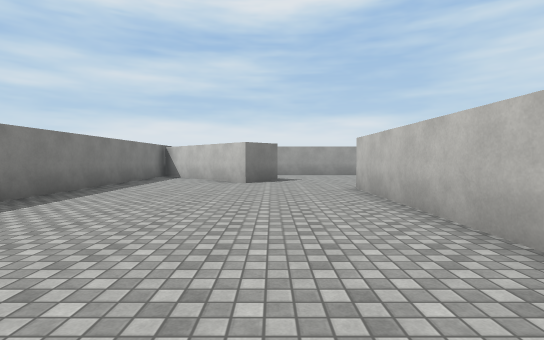
[1] (above)

20 first-person views from a walk through a scene from a Unity 3-D project. The camera is 1.3 m above the floor, tilts 2° down and sees 85° across. The floor is counted in squares, 2 m on a side. Each view is taken from the middle of a square. On the plan, view 1 faces up. The plan holds only what a view shows up to about 9 squares ahead; the rest is blank. The place goes on beyond the plan. Surface patterns are stand-ins for the level's own textures.

[2]
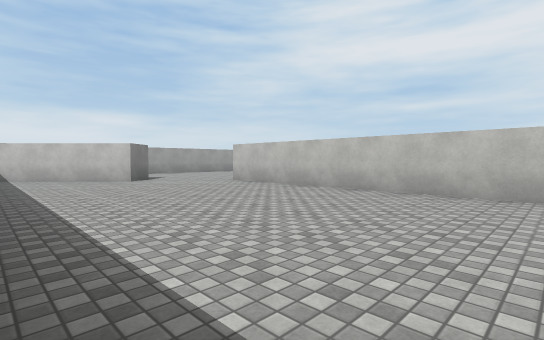

[3]
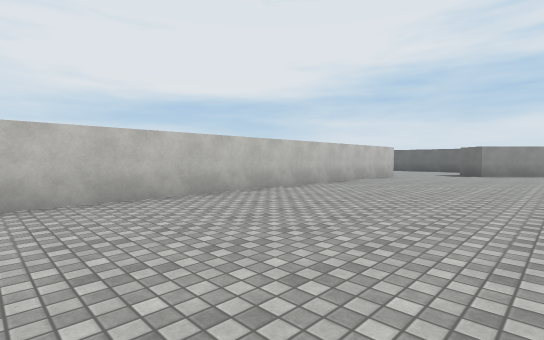

[4]
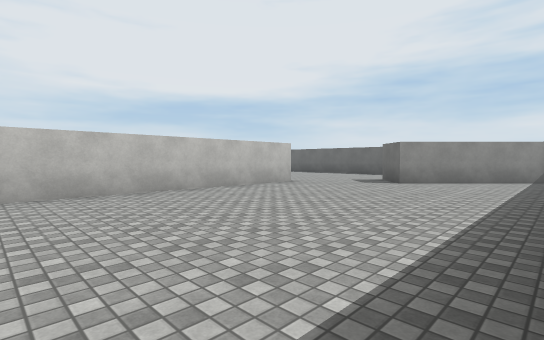

[5]
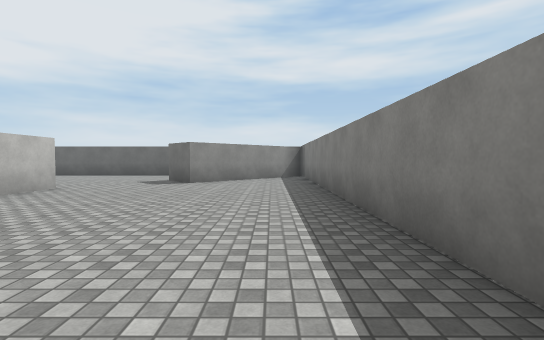

[6]
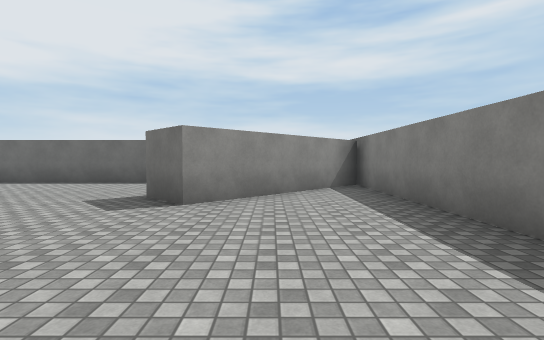

[7]
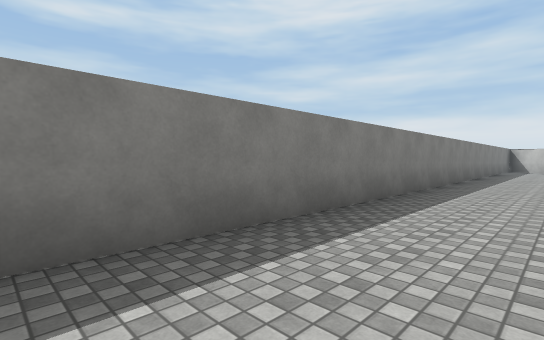

[8]
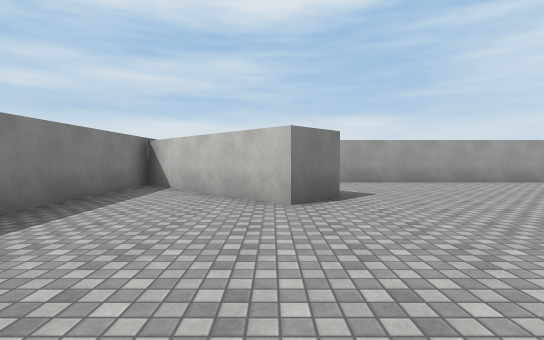

[9]
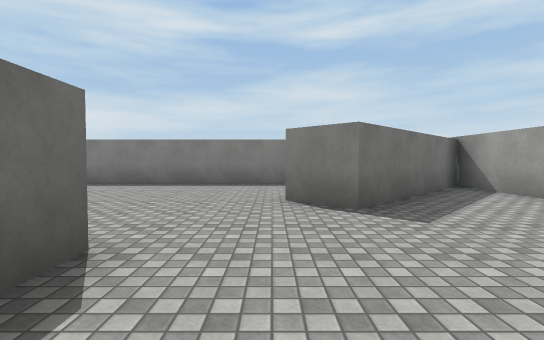

[10]
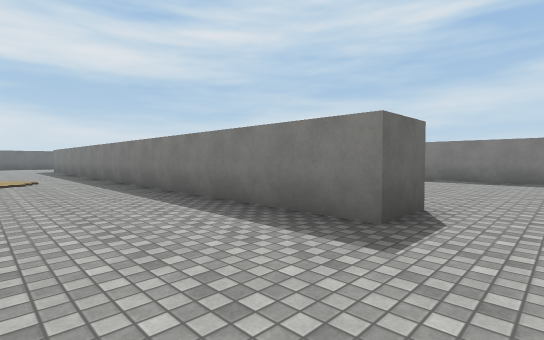

[11]
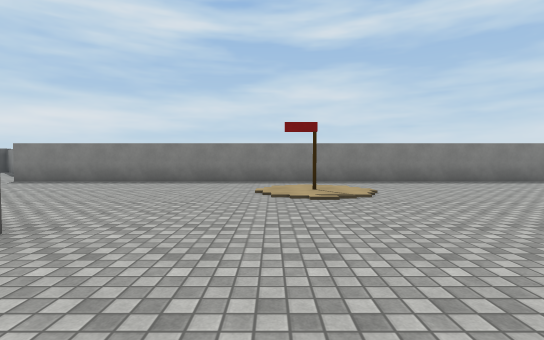

[12]
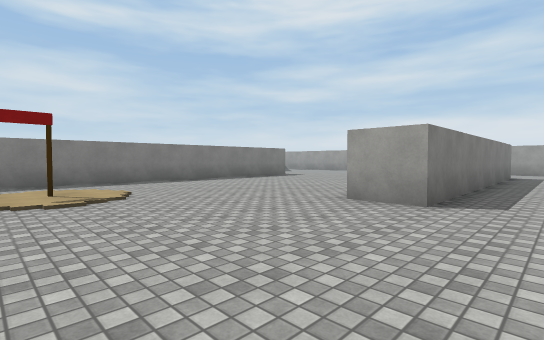

[13]
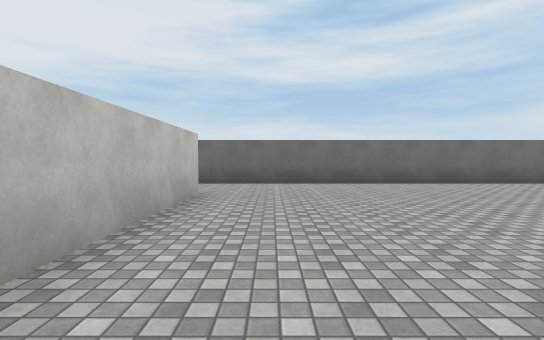

[14]
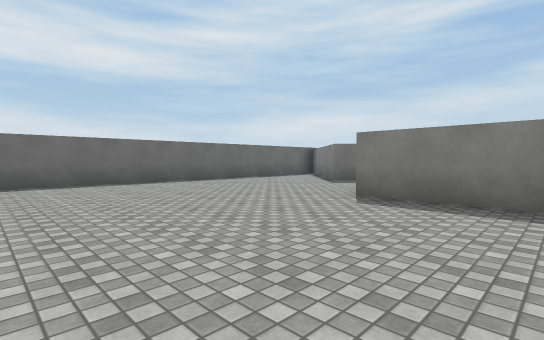

[15]
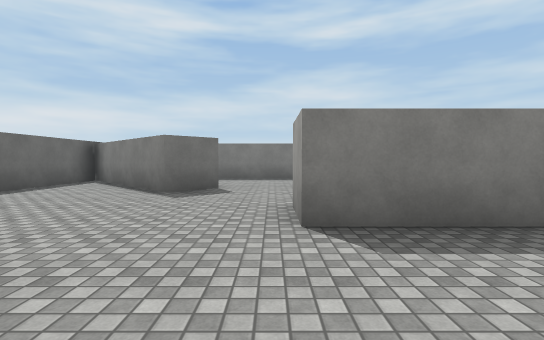

[16]
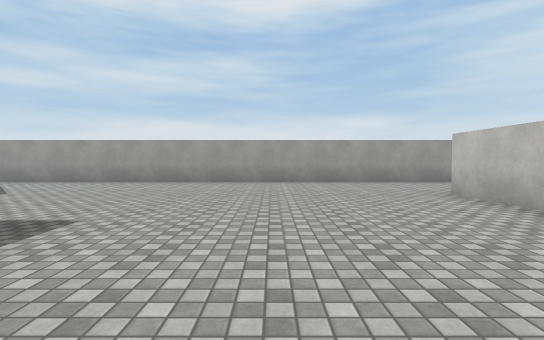

[17]
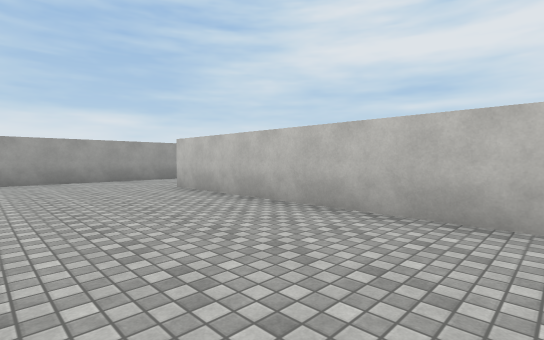

[18]
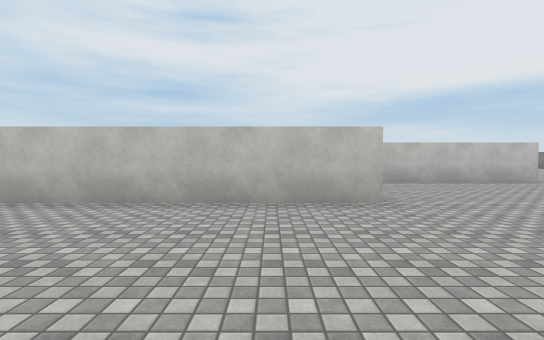

[19]
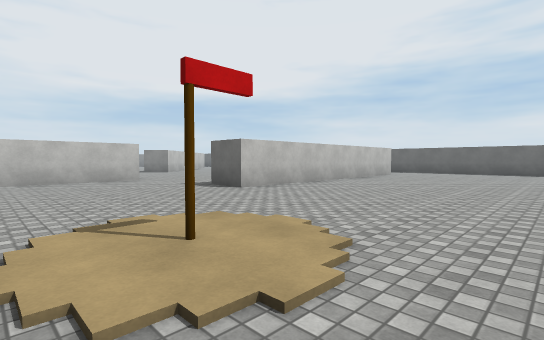

[20]
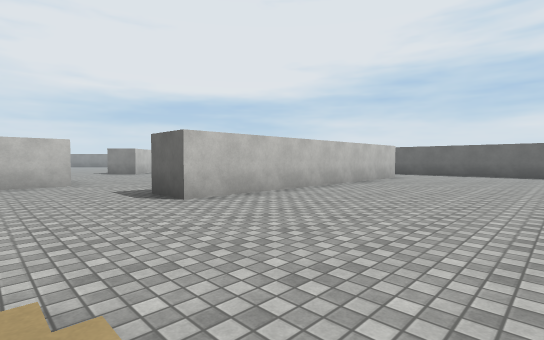

### Floor plan
Points are (right, up) in squares from view 1. A wall is a line through its corners. A room is listed if a view was taken in it or the views show most of it. See-through windows are left out.
Room 1 (views 1, 2, 3, 4, 5, 6, 7, 8)
walls: (1.9, -10.7) (1.9, 6.7); (-0.7, 8.2) (-4.2, 11.7) (-4.2, -15.7) (-0.7, -12.2) (0.2, -13.1)
ways out: opening at (1, -11.5) to room 2; opening at (1, 7.7) to room 2
Room 2 (views 9, 10, 11, 12, 13, 14, 15, 16, 17, 18, 19, 20)
walls: (9.4, 1.4) (9.4, 9.6); (13.5, -4.8) (13.5, -0.1); (1.9, 6.7) (3.1, 6.7) (3.1, -10.7) (1.9, -10.7); (9.4, -13.8) (9.4, -5.4) (10.8, -5.4); (0.2, -13.1) (-3.2, -16.5) (8.6, -16.5); (8.5, 12.5) (-3.2, 12.5) (0.2, 9.1) (-0.7, 8.2)
ways out: opening at (1, -11.5) to room 1; opening at (1, 7.7) to room 1; opening at (9.3, -15); opening at (9.3, 11); opening at (11.5, 1); opening at (12, -5.7)
objects: other object (6, -2)

Where each view was taken, in squares from view 1:
view 1: 0 up, 0 right, facing up
view 2: 1 down, 4 left, facing up-right
view 3: 1 up, 3 left, facing down-right
view 4: 4 down, 4 left, facing down-right
view 5: 4 down, 3 left, facing down
view 6: 8 down, 2 left, facing down
view 7: 8 down, 2 left, facing up-left
view 8: 4 up, 1 left, facing up
view 9: 8 up, 4 right, facing left
view 10: 8 up, 6 right, facing down-left
view 11: 3 down, 12 right, facing left
view 12: 3 down, 12 right, facing up-left
view 13: 8 down, 8 right, facing down
view 14: 8 down, 8 right, facing down-left
view 15: 11 down, 6 right, facing left
view 16: 4 up, 6 right, facing up
view 17: 3 up, 6 right, facing up-right
view 18: 3 up, 5 right, facing right
view 19: 1 down, 4 right, facing down-right
view 20: 3 down, 5 right, facing down-right
